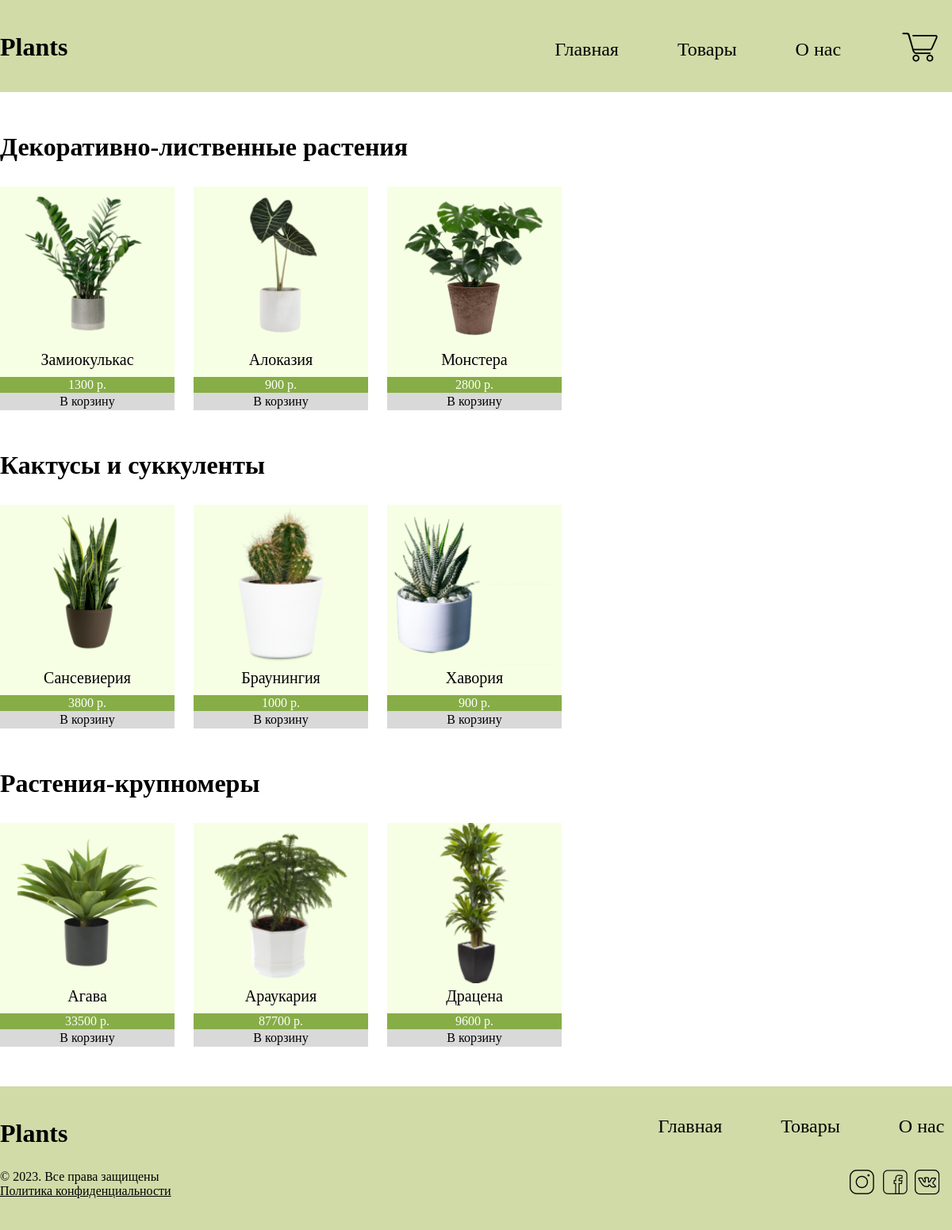
Screenshot of /products/ with the database file from the repository.
### sednina_app/models.py (models this page shows, shortened)
class Product(models.Model):
    category = models.CharField(max_length=50)
    price = models.IntegerField()
    image = models.CharField(max_length=50)
    title = models.CharField(max_length=50)

### sednina_app/views.py (the view, shortened to what this page needs)
# urls.py: path('products/', views.products, name='products'),
def products(request):
    all_products = Product.objects.all()
    categories = ['Декоративно-лиственные растения', 'Кактусы и суккуленты', 'Растения-крупномеры']
    return render(request, 'products.html', {'all_products':all_products, 'categories':categories})

### sednina_app/templates/products.html (shortened to what this page needs)
<!DOCTYPE html>
<html lang="en">
<head>
    {% load static %}
    <link rel="stylesheet" href="{% static '/css/products.css' %}">
</head>
<body>
        <header>
            <div class="container">
                <div class="logo">
                    <h2>Plants</h2>
                </div>
                <div class="navigation">
                    <a class="navigation-item" href="{% url 'home' %}">Главная</a>
                    <a class="navigation-item" href="{% url 'products' %}">Товары</a>
                    <a class="navigation-item" href="{% url 'about' %}">О нас</a>
                    <a class="navigation-item" href="{% url 'order' %}">
                        <img src="/static/img/image 1.png" alt="image 1">
                    </a>
                </div>
            </div>
        </header>
        <section class="products">
            <div class="container">
                {% for category in categories %}
                    <div class="products-category">
                        <div class="products-category-title">{{category}}</div>
                        {% for product in all_products %}
                            {% if product.category == category %}
                                <div class="product">
                                    <img src="/static/img/products/{{product.image}}.png/" alt="{{product.image}}" height="202">
                                    <h2>{{product.title}}</h2>
                                    <p>{{product.price}} р.</p>
                                    <form action="{% url 'products' %}" method="post">
                                        <input class="product-expend-order-button" type="submit" name="expend_order" value="В корзину">
                                    </form>
                                </div>
                            {% endif %}
                        {% endfor %}
                    </div>
                {% endfor %}
            </div>
        </section>
        <footer>
            <div class="container">
                <div class="logo">
                    <h2>Plants</h2>
                    <span>© 2023. Все права защищены<br>
                        <a href="#">Политика конфиденциальности</a>
                    </span>
                </div>
                <div class="navigation">
                    <a class="navigation-item" href="{% url 'home' %}">Главная</a>
                    <a class="navigation-item" href="{% url 'products' %}">Товары</a>
                    <a class="navigation-item" href="{% url 'about' %}">О нас</a>
                    <div class="navigation-msgs">
                        <a href="#"><img class="navigation-msgs-item" src="/static/img/msg_1.png" alt="msg_1"></a>
                        <a href="#"><img class="navigation-msgs-item" src="/static/img/msg_2.png" alt="msg_2"></a>
                        <a href="#"><img class="navigation-msgs-item" src="/static/img/msg_3.png" alt="msg_3.png"></a>
                    </div>
                </div>
            </div>
        </footer>
</body>
</html>

### static/css/products.css (style rules this page uses)
body { margin: 0; }
.container { width: 1210px; margin: auto; }
header { background-color: #D0DBA8; padding-top: 20px; padding-bottom: 10px; }
footer { padding-bottom: 40px; padding-top: 20px; background-color: #D0DBA8; }
.logo { display: inline-block; margin-right: 540px; padding-top: 20px; }
.logo h2 { font-family: 'Montserrat'; font-style: normal; font-weight: 600; font-size: 32px; line-height: 39px; margin-top: 0; }
.navigation { display: inline-block; }
.navigation-item { font-family: 'Montserrat'; font-style: normal; font-weight: 400; font-size: 24px; line-height: 29px; display: inline-block; text-decoration: none; color: black; margin-left: 70px; margin-top: 0; }
.navigation-item img { width: 50px; margin-right: 0; transform: translateY(10px); }
.logo span a { color: black; }
.navigation-msgs { margin-top: 40px; width: 120px; margin-right: 0; margin-left: auto; }
.navigation-msgs-item { margin-right: 5px; }
.products { background-color: #fff; padding-bottom: 50px; }
.products-category-title { font-family: 'Montserrat'; font-style: normal; font-weight: 600; font-size: 32px; line-height: 39px; margin-top: 50px; margin-bottom: 30px; }
.product { width: 220px; background-color: #F6FFE4; display: inline-block; text-align: center; margin-right: 20px; }
.product h2 { font-family: 'Montserrat'; font-style: normal; font-weight: 400; font-size: 20px; line-height: 24px; margin: 0; margin-bottom: 10px; }
.product p { margin: 0; font-family: 'Montserrat'; font-style: normal; font-weight: 400; font-size: 16px; line-height: 20px; color: #FFFFFF; background-color: #87AD47; }
.product-expend-order-button { margin: 0; font-family: 'Montserrat'; font-style: normal; font-weight: 400; font-size: 16px; line-height: 20px; background-color: #D9D9D9; border: none; width: 100%; }

### rows the page displays
Product: shows a picture, title "Замиокулькас", price "1300"
Product: shows a picture, title "Алоказия", price "900"
Product: shows a picture, title "Монстера", price "2800"
Product: shows a picture, title "Сансевиерия", price "3800"
Product: shows a picture, title "Браунингия", price "1000"
Product: shows a picture, title "Хавория", price "900"
Product: shows a picture, title "Агава", price "33500"
Product: shows a picture, title "Араукария", price "87700"
Product: shows a picture, title "Драцена", price "9600"

### other values shown
{{ category }} "Декоративно-лиственные растения" "Кактусы и суккуленты" "Растения-крупномеры"
